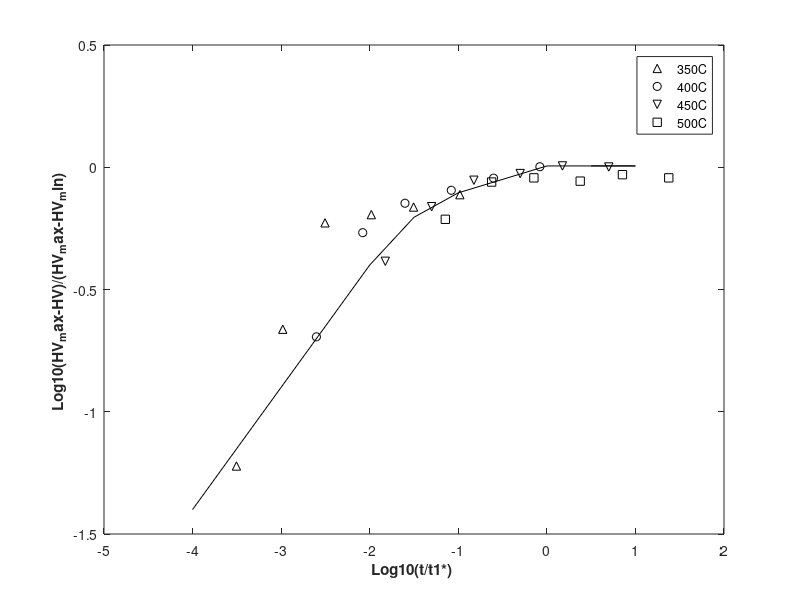

Write the MATLAB code that produced this figure.
clear all;
close all;

fitted=[-4	-2	-1.5	-1	0	1	0.5;-1.4	-0.4	-0.204604968	-0.104604968	0.005395032	0.005395032	0.005395032];
datas=[-1.22184875	9590.701377	-3.504729114	-0.693574972	1199.544845	-2.601895234	-0.384576047	200	-1.823908741	-0.212893907	42.0406149	-1.146547805
-0.662540739	9590.701377	-2.981850369	-0.26760624	1199.544845	-2.079016489	-0.161150909	200	-1.301029996	-0.060480747	42.0406149	-0.62366906
-0.227311645	9590.701377	-2.504729114	-0.147215131	1199.544845	-1.601895234	-0.053056729	200	-0.823908741	-0.043351421	42.0406149	-0.146547805
-0.193820026	9590.701377	-1.981850369	-0.09420412	1199.544845	-1.079016489	-0.025718641	200	-0.301029996	-0.056752875	42.0406149	0.37633094
-0.162727297	9590.701377	-1.504729114	-0.044552789	1199.544845	-0.601895234	0.005395032	200	0.176091259	-0.03035116	42.0406149	0.853452195
-0.112101512	9590.701377	-0.981850369	0.002166062	1199.544845	-0.079016489	0.001084381	200	0.698970004	-0.043351421	42.0406149	1.37633094];

figure;

plot(datas(:,3),datas(:,1),'k^');
hold on;
plot(datas(:,6),datas(:,4),'ko');
hold on;
plot(datas(:,9),datas(:,7),'kv');
hold on;
plot(datas(:,12),datas(:,10),'ks');
hold on;
plot(fitted(1,:),fitted(2,:),'k-');

% errorbar(log10(data.time(1:6)),data.mean(1:6),data.CL95(1:6),'k^-');
% hold on;
% errorbar(log10(data.time(7:12)),data.mean(7:12),data.CL95(7:12),'ko-');
% hold on;
% errorbar(log10(data.time(13:18)),data.mean(13:18),data.CL95(13:18),'ko:');
% hold on;
% errorbar(log10(data.time(19:24)),data.mean(19:24),data.CL95(19:24),'k^:');
% hold on;
% plot(robson(:,1),robson(:,2),'k--');
legend('350C','400C','450C','500C');
ylim([-1.5 0.5]);
xlim([-5 2]);
xlabel('Log10(t/t1*) ','FontSize',11,'FontWeight','bold');
ylabel('Log10{(HV_max-HV)/(HV_max-HV_min)} ','FontSize',11,'FontWeight','bold');
% title('Isothermal Salt bath data ','FontSize',11,'FontWeight','bold');